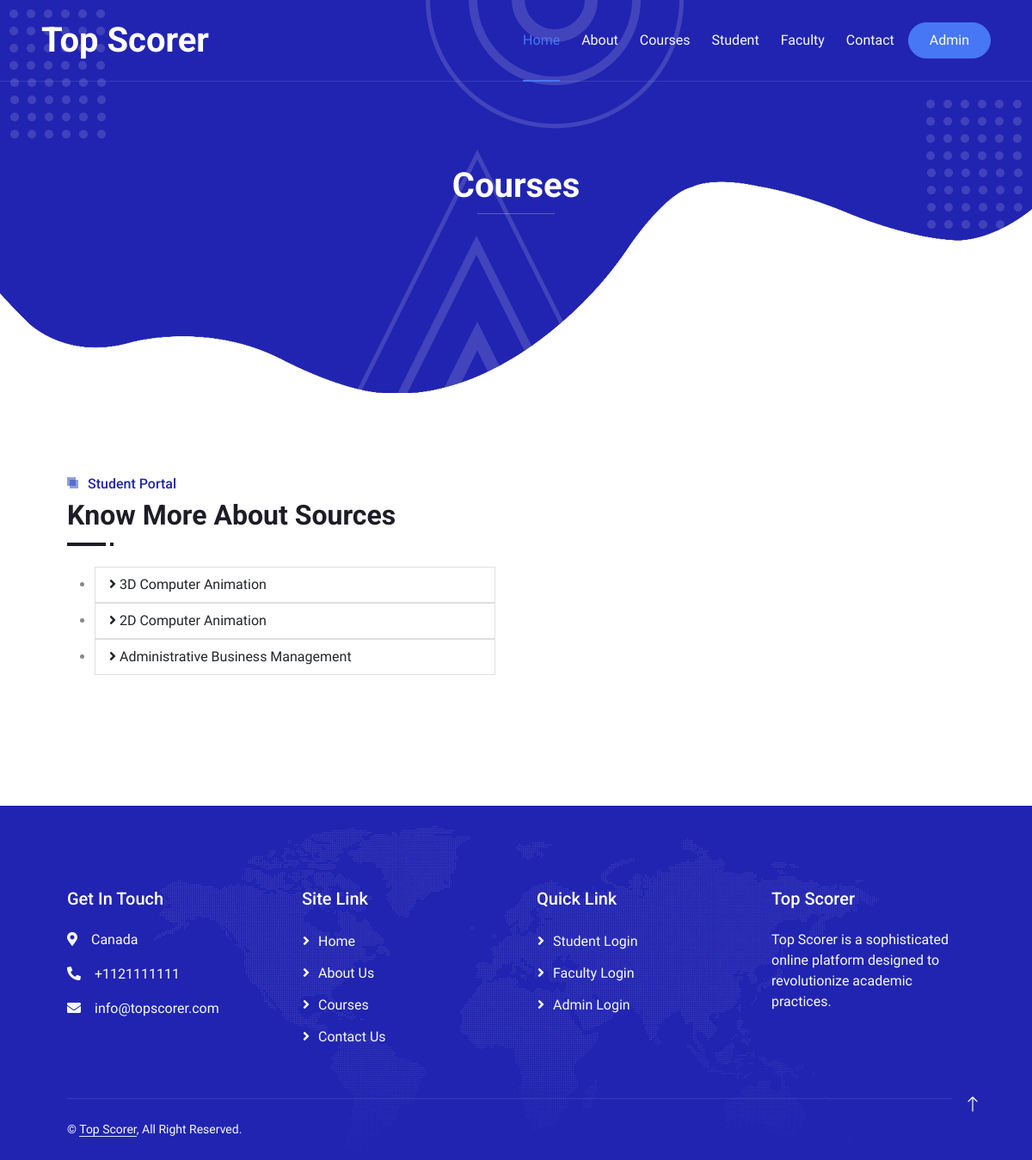
/courses.php, run on the app's committed database.
### tables this page shows
CREATE TABLE `courses` (
  `course_id` int(11) NOT NULL,
  `course_name` varchar(255) NOT NULL,
  `course_description` text NOT NULL,
  `start_date` date NOT NULL,
  `end_date` date NOT NULL,
  `status` enum('0','1') NOT NULL,
  `semester_id` int(11) NOT NULL
);

### courses.php (the view, shortened to what this page needs)
<?php
    include_once 'admin/function/dbConnection.php';
?>
<!DOCTYPE html>
<html lang="en">
<head>
    <link href="https://cdnjs.cloudflare.com/ajax/libs/font-awesome/5.10.0/css/all.min.css" rel="stylesheet">
    <link href="https://cdn.jsdelivr.net/npm/bootstrap-icons@1.4.1/font/bootstrap-icons.css" rel="stylesheet">
    <link href="lib/animate/animate.min.css" rel="stylesheet">
    <link href="lib/owlcarousel/assets/owl.carousel.min.css" rel="stylesheet">
    <link href="lib/lightbox/css/lightbox.min.css" rel="stylesheet">
    <link href="css/bootstrap.min.css" rel="stylesheet">
    <link href="css/style.css" rel="stylesheet">
</head>
<body>
    <div class="container-xxl bg-white p-0">
        <div class="container-xxl position-relative p-0">
           <?php include('theme/main_head.php');?>
            <div class="container-xxl py-5 bg-primary hero-header mb-5">
                <div class="container my-5 py-5 px-lg-5">
                    <div class="row g-5 py-5">
                        <div class="col-12 text-center">
                            <h1 class="text-white animated zoomIn">Courses</h1>
                            <hr class="bg-white mx-auto mt-0" style="width: 90px;">
                        </div>
                    </div>
                </div>
            </div>
        </div>
        <div class="container-xxl py-5">
            <div class="container px-lg-5">
                <div class="row g-5">
                    <div class="col-lg-6 wow fadeInUp" data-wow-delay="0.1s">
                        <div class="section-title position-relative mb-4 pb-2">
                            <h6 class="position-relative text-primary ps-4">Student Portal</h6>
                            <h2 class="mt-2">Know More About Sources</h2>
                        </div>
                        <p class="mb-4"><ul>
                  <?php
                      $sql2 = "SELECT * FROM courses";
                      $result2 = mysqli_query($conn, $sql2);
                      if (mysqli_num_rows($result2)>0){
                        while($row2 = mysqli_fetch_assoc($result2)) {
                  ?>
                    <li><a href="course_details.php?cid=<?php echo $row2['course_id'];?>" class="list-group-item list-group-item-action"><i class="fas fa-angle-right"></i> <?php echo $row2['course_name'];?></a></li>
                  <?php }} ?>
                </ul></p>
                        <div class="row g-3">
                            <div class="col-sm-6">
                            </div>
                            <div class="col-sm-6">
                            </div>
                        </div>
                    </div>
                    <div class="col-lg-6">
                    </div>
                </div>
            </div>
        </div>
 <?php include('theme/main_footer.php');?>
        <a href="#" class="btn btn-lg btn-primary btn-lg-square back-to-top pt-2"><i class="bi bi-arrow-up"></i></a>
    </div>
</body>
</html>

### css/style.css (style rules this page uses)
:root { --primary: #2124B1; --secondary: #4777F5; --light: #F7FAFF; --dark: #1D1D27; }
.back-to-top { position: fixed; display: none; right: 45px; bottom: 45px; z-index: 99; }
h1, h2, h3, .fw-bold { font-weight: 700 !important; }
h4, h5, h6, .fw-medium { font-weight: 500 !important; }
.btn { font-weight: 500; transition: .5s; }
.btn-lg-square { width: 48px; height: 48px; }
.btn-square, .btn-sm-square, .btn-lg-square { padding: 0; display: flex; align-items: center; justify-content: center; font-weight: normal; border-radius: 50px; }
.hero-header { background: url(../img/bg-dot.png), url(../img/bg-dot.png), url(../img/bg-round.png), url(../img/bg-tree.png), url(../img/bg-bottom-hero.png); background-position: 10px 10px, bottom 190px right 10px, left 55% top -1px, left 45% bottom -1px, center bottom -1px; background-repeat: no-repeat; }
.section-title::before { position: absolute; content: ""; width: 45px; height: 4px; bottom: 0; left: 0; background: var(--dark); }
.section-title::after { position: absolute; content: ""; width: 4px; height: 4px; bottom: 0; left: 50px; background: var(--dark); }
.section-title h6::before, .section-title h6::after { position: absolute; content: ""; width: 10px; height: 10px; top: 2px; left: 0; background: rgba(33, 66, 177, .5); }
.section-title h6::after { top: 5px; left: 3px; }

### data on the page
courses: course_name "3D Computer Animation"
courses: course_name "2D Computer Animation"
courses: course_name "Administrative Business Management"
